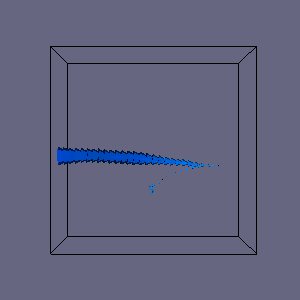

Recreate this plot in Python.
#!/usr/bin/env python

# Read EnSight office ASCII case file, compute streamlines with cone glyphs.

import os

import vtkmodules.vtkInteractionStyle  # noqa: F401
import vtkmodules.vtkRenderingFreeType  # noqa: F401
import vtkmodules.vtkRenderingOpenGL2  # noqa: F401

from vtkmodules.vtkCommonDataModel import vtkDataObject
from vtkmodules.vtkFiltersCore import (
    vtkGlyph3D,
    vtkStructuredGridOutlineFilter,
)
from vtkmodules.vtkFiltersFlowPaths import vtkStreamTracer
from vtkmodules.vtkFiltersSources import vtkConeSource
from vtkmodules.vtkIOEnSight import vtkGenericEnSightReader
from vtkmodules.vtkRenderingCore import (
    vtkActor,
    vtkPolyDataMapper,
    vtkRenderWindow,
    vtkRenderWindowInteractor,
    vtkRenderer,
)

# Source
data_dir = os.environ.get("VPE_DATA_DIR", os.path.dirname(os.path.abspath(__file__)))

# Read EnSight case file
ensight_reader = vtkGenericEnSightReader()
ensight_reader.SetCaseFileName(os.path.join(data_dir, "EnSight", "office_ascii.case"))
ensight_reader.Update()

# Outline from block 0
outline_filter = vtkStructuredGridOutlineFilter()
outline_filter.SetInputData(ensight_reader.GetOutput().GetBlock(0))

outline_mapper = vtkPolyDataMapper()
outline_mapper.SetInputConnection(outline_filter.GetOutputPort())

outline_actor = vtkActor()
outline_actor.SetMapper(outline_mapper)
outline_actor.GetProperty().SetColor(0, 0, 0)

# Streamlines from block 0
stream_tracer = vtkStreamTracer()
stream_tracer.SetInputData(ensight_reader.GetOutput().GetBlock(0))
stream_tracer.SetStartPosition(0.1, 2.1, 0.5)
stream_tracer.SetMaximumPropagation(500)
stream_tracer.SetInitialIntegrationStep(0.1)
stream_tracer.SetIntegrationDirectionToForward()

# Cone glyphs
cone_source = vtkConeSource()
cone_source.SetResolution(8)

glyph_filter = vtkGlyph3D()
glyph_filter.SetInputConnection(stream_tracer.GetOutputPort())
glyph_filter.SetSourceConnection(cone_source.GetOutputPort())
glyph_filter.SetScaleFactor(3)
glyph_filter.SetInputArrayToProcess(1, 0, 0, vtkDataObject.FIELD_ASSOCIATION_POINTS, "vectors")
glyph_filter.SetScaleModeToScaleByVector()

glyph_mapper = vtkPolyDataMapper()
glyph_mapper.SetInputConnection(glyph_filter.GetOutputPort())
glyph_mapper.SetScalarRange(ensight_reader.GetOutput().GetBlock(0).GetScalarRange())

glyph_actor = vtkActor()
glyph_actor.SetMapper(glyph_mapper)

# Renderer
renderer = vtkRenderer()
renderer.AddActor(outline_actor)
renderer.AddActor(glyph_actor)
renderer.SetBackground(0.4, 0.4, 0.5)

# Render window
render_window = vtkRenderWindow()
render_window.AddRenderer(renderer)
render_window.SetWindowName("ensight office ascii")
render_window.SetMultiSamples(0)
render_window.SetSize(300, 300)

# Interactor
interactor = vtkRenderWindowInteractor()
interactor.SetRenderWindow(render_window)

# Scene
renderer.ResetCamera()

interactor.Initialize()
interactor.Start()
